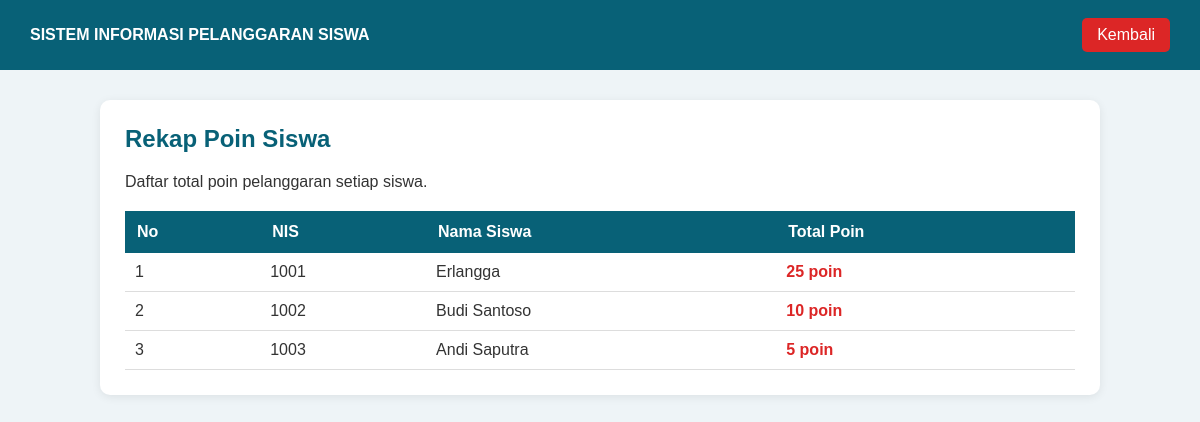
Page /rekap_poin.php (signed in) on the committed database.
### tables this page shows
CREATE TABLE `siswa` (
  `id` int(11) NOT NULL,
  `nis` varchar(30) NOT NULL,
  `nisn` varchar(20) DEFAULT NULL,
  `nama` varchar(150) NOT NULL,
  `jenis_kelamin` char(1) DEFAULT NULL,
  `tanggal_lahir` date DEFAULT NULL,
  `alamat` text DEFAULT NULL,
  `no_hp_ortu` varchar(20) DEFAULT NULL,
  `aktif` tinyint(1) DEFAULT 1,
  `status_aktif` tinyint(1) DEFAULT 1,
  `created_at` timestamp NOT NULL DEFAULT current_timestamp(),
  `updated_at` timestamp NOT NULL DEFAULT current_timestamp() ON UPDATE current_timestamp()
);

### rekap_poin.php (the view, shortened to what this page needs)
<?php
include "database.php";
$query = mysqli_query($koneksi, "
    SELECT
        siswa.id,
        siswa.nis,
        siswa.nama,
        COALESCE(SUM(jenis_pelanggaran.poin), 0) AS total_poin
    FROM siswa
    LEFT JOIN pelanggaran
        ON siswa.id = pelanggaran.siswa_id
    LEFT JOIN jenis_pelanggaran
        ON pelanggaran.jenis_id = jenis_pelanggaran.id
    GROUP BY
        siswa.id,
        siswa.nis,
        siswa.nama
    ORDER BY total_poin DESC, siswa.nama ASC
");
?>
<!DOCTYPE html>
<html>
<head>
</head>
<body>
<div class="header">
    <b>SISTEM INFORMASI PELANGGARAN SISWA</b>
    <a href="dashboard.php">
        Kembali
    </a>
</div>
<div class="container">
    <div class="box">
        <h2>Rekap Poin Siswa</h2>
        <p>
            Daftar total poin pelanggaran setiap siswa.
        </p>
        <table>
            <tr>
                <th>No</th>
                <th>NIS</th>
                <th>Nama Siswa</th>
                <th>Total Poin</th>
            </tr>
            <?php
            $no = 1;
            if (mysqli_num_rows($query) > 0) {
                while ($data = mysqli_fetch_assoc($query)) {
            ?>
            <tr>
                <td>
                    <?= $no++; ?>
                </td>
                <td>
                    <?= htmlspecialchars($data['nis']); ?>
                </td>
                <td>
                    <?= htmlspecialchars($data['nama']); ?>
                </td>
                <td>
                    <?php if ($data['total_poin'] > 0) { ?>
                        <span class="poin">
                            <?= htmlspecialchars($data['total_poin']); ?> poin
                        </span>
                    <?php } else { ?>
                        <span class="aman">
                            0 poin
                        </span>
                    <?php } ?>
                </td>
            </tr>
            <?php
                }
            } ?>
        </table>
    </div>
</div>
</body>
</html>

### rekap_poin.php (style rules this page uses)
* { box-sizing: border-box; }
body { margin: 0; font-family: Arial, sans-serif; background: #eef4f7; color: #333; }
.header { background: #086177; color: white; padding: 18px 30px; display: flex; justify-content: space-between; align-items: center; }
.header a { color: white; text-decoration: none; background: #dc2626; padding: 8px 15px; border-radius: 5px; }
.container { width: 95%; max-width: 1000px; margin: 30px auto; }
.box { background: white; padding: 25px; border-radius: 10px; box-shadow: 0 2px 10px rgba(0,0,0,0.08); }
h2 { color: #086177; margin-top: 0; }
table { width: 100%; border-collapse: collapse; margin-top: 20px; }
th { background: #086177; color: white; padding: 12px; text-align: left; }
td { padding: 10px; border-bottom: 1px solid #ddd; }
.poin { font-weight: bold; color: #dc2626; }

### rows in the picture
siswa: nis "1001", nama "Erlangga", total_poin "25"
siswa: nis "1002", nama "Budi Santoso", total_poin "10"
siswa: nis "1003", nama "Andi Saputra", total_poin "5"
